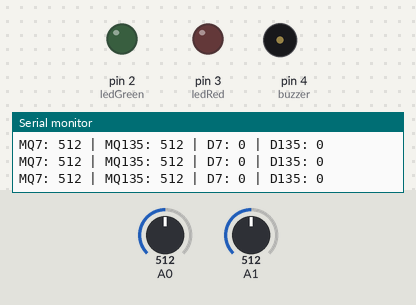
Bench run of a sketch on a simulated Arduino Uno, built with avr-gcc and run on an emulated ATmega328P. Shown: output pins drawn as LEDs (lit = HIGH), buzzer (waves = sounding, pin HIGH), the last lines printed to the serial monitor. The inputs (shaded band) are chosen by the test bench; at power-on: A0 = 512, A1 = 512.

Above: at 12.2 s.
12.3 s: A0 set to 542
At 13.1 s:
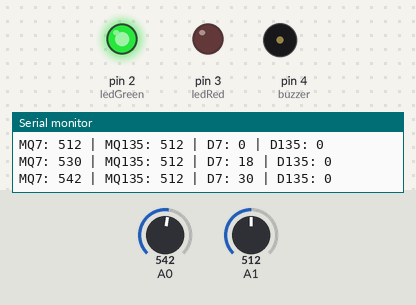
14.3 s: A0 set to 580
17.3 s: A0 set to 607
At 18.9 s:
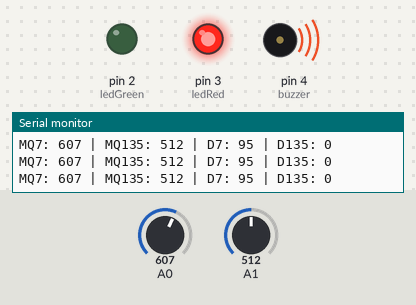
19.2 s: A0 set to 511
At 20.4 s:
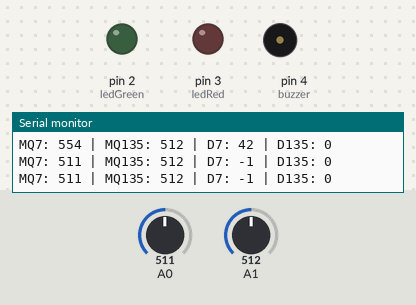
21.2 s: A1 set to 550
At 22.3 s:
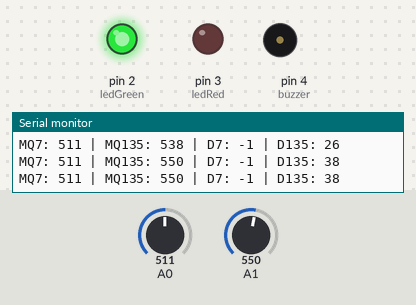
24.2 s: A1 set to 511
At 25.1 s:
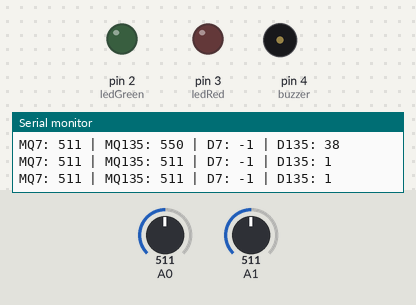
Timing chart, 0 to 27.0 s (numbered marks = the images above; inputs shaded):
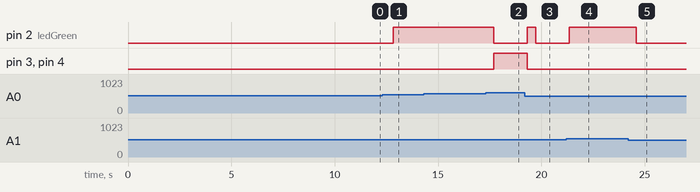

The sketch:

sketch_jul2a.ino
```cpp
#define ledGreen 2
#define ledRed 3
#define buzzer 4
int mq7_base = 0;
int mq135_base = 0;

void setup() {
  pinMode(ledGreen, OUTPUT);
  pinMode(ledRed, OUTPUT);
  pinMode(buzzer, OUTPUT);
  Serial.begin(9600);

  delay(10000);

  long sum7 = 0;
  long sum135 = 0;

  for (int i = 0; i < 50; i++) {
    sum7 += analogRead(A0);
    sum135 += analogRead(A1);
    delay(20);
  }

  mq7_base = sum7 / 50;
  mq135_base = sum135 / 50;

  Serial.print("MQ7 base = ");
  Serial.println(mq7_base);

  Serial.print("MQ135 base = ");
  Serial.println(mq135_base);
}

void loop() {

  long sum7 = 0;
  long sum135 = 0;

  for (int i = 0; i < 20; i++) {
    sum7 += analogRead(A0);
    sum135 += analogRead(A1);
    delay(10);
  }

  int mq7 = sum7 / 20;
  int mq135 = sum135 / 20;

  int diff7 = mq7 - mq7_base;
  int diff135 = abs(mq135 - mq135_base);

  Serial.print("MQ7: ");
  Serial.print(mq7);
  Serial.print(" | MQ135: ");
  Serial.print(mq135);
  Serial.print(" | D7: ");
  Serial.print(diff7);
  Serial.print(" | D135: ");
  Serial.println(diff135);

  if (diff7 < 20 && diff135 < 20) {
    digitalWrite(ledGreen, LOW);
    digitalWrite(ledRed, LOW);
    digitalWrite(buzzer, LOW);
  }

  else if (diff7 < 80) {
    digitalWrite(ledGreen, HIGH);
    digitalWrite(ledRed, LOW);
    digitalWrite(buzzer, LOW);
  }

  else {
    digitalWrite(ledGreen, LOW);
    digitalWrite(ledRed, HIGH);
    digitalWrite(buzzer, HIGH);
  }
  delay(200);
}
```

Measured:
- the behaviour switches between 531 and 532 on A0 (found by bisection; images 0 and 1)
- the behaviour switches between 591 and 592 on A0 (found by bisection; images 1 and 2)
- the behaviour switches between 531 and 532 on A1 (found by bisection; images 3 and 4)
- after the input at 12.3 s, pin 2 (ledGreen): LOW → HIGH after 0.54 s
- after the input at 17.3 s, pin 2 (ledGreen): HIGH → LOW after 0.40 s; pin 3 (ledRed), pin 4 (buzzer): LOW → HIGH after 0.40 s
- after the input at 19.2 s, pin 2 (ledGreen): LOW → HIGH after 0.12 s, → LOW 0.41 s later; pin 3 (ledRed), pin 4 (buzzer): HIGH → LOW after 0.12 s
- after the input at 21.2 s, pin 2 (ledGreen): LOW → HIGH after 0.15 s
- after the input at 24.2 s, pin 2 (ledGreen): HIGH → LOW after 0.39 s
